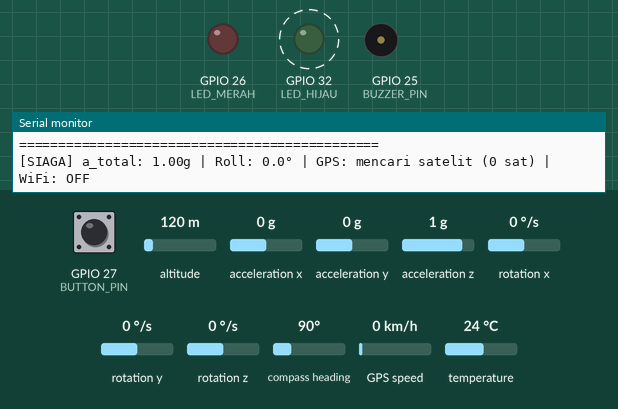
Simulated run of this sketch. Board: ESP32. On the bench: output pins drawn as LEDs (lit = HIGH), buzzer (waves = sounding), the last lines printed to the serial monitor. Dashed ring = blinking. Inputs (shaded band) come from the test bench; at power-on: acceleration z 1 g, GPIO 27 (BUTTON_PIN) HIGH, altitude 120 m, acceleration x 0 g, acceleration y 0 g, rotation x 0 °/s, rotation y 0 °/s, rotation z 0 °/s, compass heading 90°, GPS speed 0 km/h, temperature 24 °C. WiFi joins after 1.5 s; servers stay silent unless stated; the GPS gets a fix after 3 s at 37.7749, -122.4194 with 8 satellites; no MQTT or app messages arrive unless stated.

Above: at 1.2 s.
1.3 s: acceleration z set to 0.1 g
5.4 s: acceleration z set to -0.2 g
At 5.52 s:
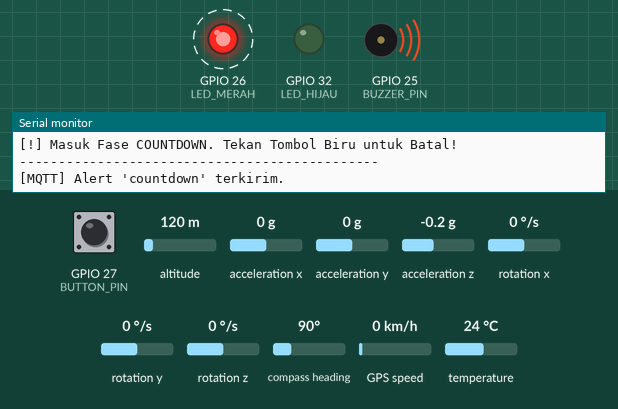
8.9 s: GPIO 27 (BUTTON_PIN) pulled LOW for 0.15 s
At 10.4 s:
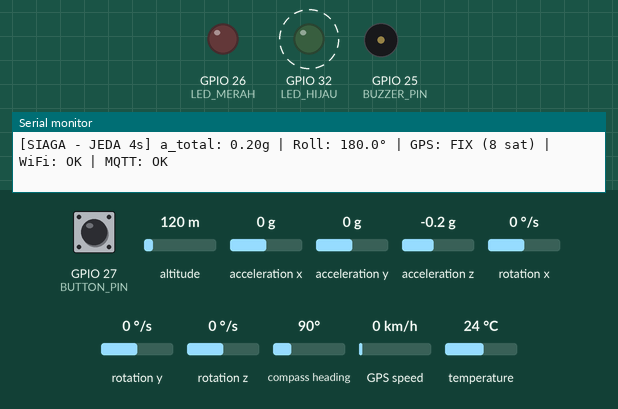
12.4 s: GPIO 27 (BUTTON_PIN) pulled LOW for 3.2 s
At 13.7 s:
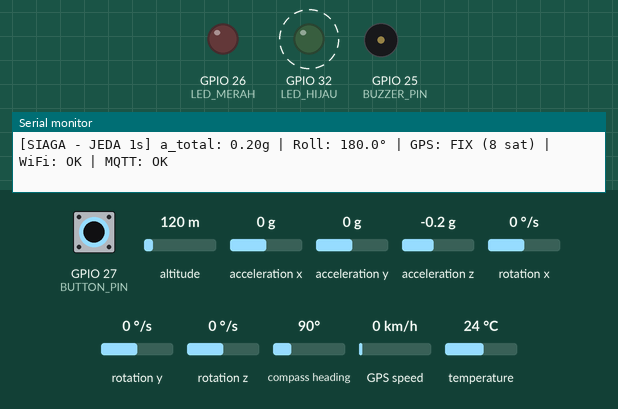
Timing chart, 0 to 18.1 s (numbered marks = the images above; inputs shaded):
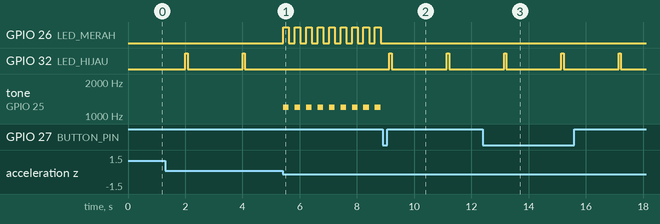

The sketch:

proyekaegis.ino
```cpp
#include <Wire.h>
#include <WiFi.h>
#include <PubSubClient.h>
#include <ArduinoJson.h>   // wajib versi 7.x
#include <Adafruit_MPU6050.h>
#include <Adafruit_Sensor.h>
#include <TinyGPS++.h>

// ======================= KONFIGURASI (EDIT BAGIAN INI) =======================
#define WIFI_SSID     "anderground"
#define WIFI_PASS     "psycheXXX"

#define MQTT_HOST     "192.168.137.1"   // IP laptop yang menjalankan Mosquitto
#define MQTT_PORT     1883

#define TOPIC_TELEMETRY "aegis/telemetry"
#define TOPIC_ALERT     "aegis/alert"
#define TOPIC_STATUS    "aegis/status"    // "online" / "offline" (via Last Will)
// =============================================================================

#define BUZZER_PIN   25
#define LED_MERAH    26
#define BUTTON_PIN   27
#define LED_HIJAU    32

// --- GPS u-blox NEO-6M (UART2 ESP32) ---
#define GPS_RX_PIN   16   // ESP32 RX2  <- TX modul GPS
#define GPS_TX_PIN   17   // ESP32 TX2  -> RX modul GPS
#define GPS_BAUD     9600

Adafruit_MPU6050 mpu;
TinyGPSPlus gps;
HardwareSerial gpsSerial(2);

WiFiClient wifiClient;
PubSubClient mqtt(wifiClient);

enum SystemState { SIAGA, COUNTDOWN, DARURAT };
SystemState currentState = SIAGA;

unsigned long countdownStartTime = 0;
const unsigned long COUNTDOWN_DURATION = 10000; // 10 detik

unsigned long lastPrintTime = 0;
unsigned long cancelGracePeriodUntil = 0;

// Variabel kedip alarm merah non-blocking
unsigned long lastBlinkTime = 0;
bool blinkState = false;

// Variabel LED Hijau Hemat Daya (Heartbeat Strobe)
unsigned long lastHeartbeat = 0;
const unsigned long HEARTBEAT_INTERVAL = 2000;
const unsigned long FLASH_DURATION = 80;

// Variabel pemantau GPS
unsigned long lastGpsWarn = 0;

// Variabel jaringan
const unsigned long TELEMETRY_INTERVAL = 1000;
const unsigned long MQTT_RETRY_INTERVAL = 5000;
unsigned long lastTelemetry = 0;
unsigned long lastMqttAttempt = 0;
bool wifiWasConnected = false;
char clientId[24];

// Alert darurat yang tertunda jika MQTT sedang putus
char pendingAlert[320];
bool hasPendingAlert = false;

// ------------------------------ Helper ---------------------------------------

const char* stateName() {
  switch (currentState) {
    case SIAGA:     return "SIAGA";
    case COUNTDOWN: return "COUNTDOWN";
    case DARURAT:   return "DARURAT";
  }
  return "?";
}

String gpsStatusText() {
  if (gps.charsProcessed() < 10) {
    return "GPS: tidak ada data (cek kabel TX/RX)";
  }
  if (!gps.location.isValid()) {
    return "GPS: mencari satelit (" + String(gps.satellites.isValid() ? gps.satellites.value() : 0) + " sat)";
  }
  return "GPS: FIX (" + String(gps.satellites.value()) + " sat)";
}

String netStatusText() {
  if (WiFi.status() != WL_CONNECTED) return "WiFi: OFF";
  if (!mqtt.connected()) return "WiFi: OK | MQTT: OFF";
  return "WiFi: OK | MQTT: OK";
}

// ------------------------------ MQTT -----------------------------------------

void connectMqtt() {
  Serial.printf("[MQTT] Menyambung ke %s:%d ...\n", MQTT_HOST, MQTT_PORT);
  // Last Will: jika ESP32 putus mendadak, broker menerbitkan "offline" (retained)
  bool ok = mqtt.connect(clientId, NULL, NULL, TOPIC_STATUS, 0, true, "offline");
  if (ok) {
    Serial.println("[MQTT] Terhubung.");
    mqtt.publish(TOPIC_STATUS, "online", true);

    if (hasPendingAlert) {
      if (mqtt.publish(TOPIC_ALERT, pendingAlert)) {
        Serial.println("[MQTT] Alert darurat tertunda berhasil dikirim.");
        hasPendingAlert = false;
      }
    }
  } else {
    Serial.printf("[MQTT] Gagal, rc=%d. Coba lagi dalam %lu detik.\n", mqtt.state(), MQTT_RETRY_INTERVAL / 1000);
  }
}

// Menjaga koneksi tanpa memblokir logika keselamatan
void maintainConnections() {
  bool wifiNow = (WiFi.status() == WL_CONNECTED);
  if (wifiNow && !wifiWasConnected) {
    Serial.printf("[WiFi] Terhubung. IP ESP32: %s\n", WiFi.localIP().toString().c_str());
  } else if (!wifiNow && wifiWasConnected) {
    Serial.println("[WiFi] Terputus. Mencoba menyambung ulang otomatis...");
  }
  wifiWasConnected = wifiNow;

  if (!wifiNow) return;

  // Jangan coba reconnect saat COUNTDOWN agar kedip alarm & tombol batal tidak tersendat
  if (!mqtt.connected() && currentState != COUNTDOWN &&
      millis() - lastMqttAttempt >= MQTT_RETRY_INTERVAL) {
    lastMqttAttempt = millis();
    connectMqtt();
  }
}

void publishTelemetry(float a_total, float roll) {
  if (!mqtt.connected()) return;

  JsonDocument doc;
  doc["a_total"] = round(a_total * 100.0) / 100.0;
  doc["roll"]    = round(roll * 10.0) / 10.0;
  doc["state"]   = stateName();
  doc["rssi"]    = WiFi.RSSI();
  doc["sat"]     = gps.satellites.isValid() ? gps.satellites.value() : 0;
  doc["fix"]     = gps.location.isValid();
  if (gps.location.isValid()) {
    doc["lat"] = gps.location.lat();
    doc["lng"] = gps.location.lng();
  }

  char buf[256];
  serializeJson(doc, buf, sizeof(buf));
  mqtt.publish(TOPIC_TELEMETRY, buf);
}

// event: "countdown" | "emergency" | "cancelled" | "reset"
void publishAlert(const char* event, float a_total, float roll) {
  JsonDocument doc;
  doc["event"]   = event;
  doc["a_total"] = round(a_total * 100.0) / 100.0;
  doc["roll"]    = round(roll * 10.0) / 10.0;
  doc["uptime_ms"] = millis();
  doc["fix"]     = gps.location.isValid();
  if (gps.location.isValid()) {
    doc["lat"] = gps.location.lat();
    doc["lng"] = gps.location.lng();
    char link[80];
    snprintf(link, sizeof(link), "https://maps.google.com/?q=%.6f,%.6f",
             gps.location.lat(), gps.location.lng());
    doc["maps"] = link;
  }

  char buf[320];
  serializeJson(doc, buf, sizeof(buf));

  if (mqtt.connected() && mqtt.publish(TOPIC_ALERT, buf)) {
    Serial.printf("[MQTT] Alert '%s' terkirim.\n", event);
  } else if (strcmp(event, "emergency") == 0) {
    // Alert darurat tidak boleh hilang: simpan dan kirim saat MQTT tersambung lagi
    strlcpy(pendingAlert, buf, sizeof(pendingAlert));
    hasPendingAlert = true;
    Serial.println("[MQTT] OFFLINE: alert darurat ditunda, dikirim begitu tersambung.");
  } else {
    Serial.printf("[MQTT] OFFLINE: alert '%s' dilewati.\n", event);
  }
}

// ------------------------------ Setup ----------------------------------------

void setup() {
  Serial.begin(115200);

  pinMode(BUZZER_PIN, OUTPUT);
  pinMode(LED_MERAH, OUTPUT);
  pinMode(LED_HIJAU, OUTPUT);
  pinMode(BUTTON_PIN, INPUT_PULLUP);

  digitalWrite(LED_HIJAU, LOW);
  digitalWrite(LED_MERAH, LOW);
  noTone(BUZZER_PIN);

  // GPS NEO-6M
  gpsSerial.setRxBufferSize(1024);
  gpsSerial.begin(GPS_BAUD, SERIAL_8N1, GPS_RX_PIN, GPS_TX_PIN);
  Serial.println("[OK] UART2 GPS NEO-6M dimulai (9600 baud).");

  // MPU6050
  Wire.begin(21, 22);
  if (!mpu.begin()) {
    Serial.println("[ERROR] Sensor MPU6050 tidak terdeteksi!");
  } else {
    Serial.println("[OK] Sensor MPU6050 Terhubung!");
    mpu.setAccelerometerRange(MPU6050_RANGE_16_G);
  }

  // WiFi (non-blocking: sistem keselamatan tetap jalan walau WiFi belum siap)
  snprintf(clientId, sizeof(clientId), "aegis-%06X", (uint32_t)(ESP.getEfuseMac() & 0xFFFFFF));
  WiFi.mode(WIFI_STA);
  WiFi.setAutoReconnect(true);
  WiFi.persistent(false);
  WiFi.begin(WIFI_SSID, WIFI_PASS);
  Serial.printf("[WiFi] Menyambung ke '%s' di latar belakang...\n", WIFI_SSID);

  // MQTT
  mqtt.setServer(MQTT_HOST, MQTT_PORT);
  mqtt.setBufferSize(512);
  mqtt.setSocketTimeout(2);
  mqtt.setKeepAlive(15);

  Serial.println("\n==============================================");
  Serial.println("  SISTEM AEGIS - MODE HEMAT DAYA + MQTT       ");
  Serial.println("==============================================");
}

// ------------------------------ Loop -----------------------------------------

void loop() {
  // Baca data NMEA dari GPS
  while (gpsSerial.available() > 0) {
    gps.encode(gpsSerial.read());
  }

  if (millis() > 5000 && gps.charsProcessed() < 10 && millis() - lastGpsWarn >= 5000) {
    lastGpsWarn = millis();
    Serial.println("[WARNING] Tidak ada data dari GPS. Periksa wiring: TX GPS -> GPIO16, RX GPS -> GPIO17, VCC, GND.");
  }

  // Jaringan
  maintainConnections();
  mqtt.loop();

  // Baca MPU6050
  sensors_event_t a, g, temp;
  mpu.getEvent(&a, &g, &temp);

  float ax_g = a.acceleration.x / 9.80665;
  float ay_g = a.acceleration.y / 9.80665;
  float az_g = a.acceleration.z / 9.80665;
  float a_total = sqrt(pow(ax_g, 2) + pow(ay_g, 2) + pow(az_g, 2));
  float roll = atan2(ay_g, az_g) * 180.0 / PI;

  bool buttonPressed = (digitalRead(BUTTON_PIN) == LOW);

  // Kirim telemetri ke Node-RED tiap 1 detik (di semua state)
  if (millis() - lastTelemetry >= TELEMETRY_INTERVAL) {
    lastTelemetry = millis();
    publishTelemetry(a_total, roll);
  }

  switch (currentState) {
    case SIAGA:
      if (millis() - lastHeartbeat >= HEARTBEAT_INTERVAL) {
        lastHeartbeat = millis();
        digitalWrite(LED_HIJAU, HIGH);
      } else if (millis() - lastHeartbeat >= FLASH_DURATION) {
        digitalWrite(LED_HIJAU, LOW);
      }

      digitalWrite(LED_MERAH, LOW);
      noTone(BUZZER_PIN);

      if (millis() - lastPrintTime >= 1000) {
        lastPrintTime = millis();
        String gpsInfo = gpsStatusText();
        String netInfo = netStatusText();
        if (millis() < cancelGracePeriodUntil) {
          int sisa = (cancelGracePeriodUntil - millis()) / 1000 + 1;
          Serial.printf("[SIAGA - JEDA %ds] a_total: %.2fg | Roll: %.1f° | %s | %s\n",
                        sisa, a_total, roll, gpsInfo.c_str(), netInfo.c_str());
        } else {
          Serial.printf("[SIAGA] a_total: %.2fg | Roll: %.1f° | %s | %s\n",
                        a_total, roll, gpsInfo.c_str(), netInfo.c_str());
        }
      }

      if (millis() >= cancelGracePeriodUntil) {
        if (a_total >= 3.0 || fabs(roll) > 60.0) {
          Serial.println("\n----------------------------------------------");
          Serial.println("[!] BENTURAN / MOTOR REBAH TERDETEKSI!");
          Serial.printf("[!] a_total: %.2fg | Roll: %.1f deg\n", a_total, roll);
          Serial.println("[!] Masuk Fase COUNTDOWN. Tekan Tombol Biru untuk Batal!");
          Serial.println("----------------------------------------------");
          currentState = COUNTDOWN;
          countdownStartTime = millis();
          digitalWrite(LED_HIJAU, LOW);
          publishAlert("countdown", a_total, roll);
        }
      }
      break;

    case COUNTDOWN:
      digitalWrite(LED_HIJAU, LOW);

      if (buttonPressed) {
        Serial.println("\n==============================================");
        Serial.println(">>> [BATAL] TOMBOL PEMBATAL BERHASIL DITEKAN! <<<");
        Serial.println(">>> Sistem langsung kembali ke SIAGA.");
        Serial.println("==============================================\n");

        noTone(BUZZER_PIN);
        digitalWrite(LED_MERAH, LOW);

        currentState = SIAGA;
        cancelGracePeriodUntil = millis() + 5000;
        publishAlert("cancelled", a_total, roll);
        delay(200);
        return;
      }

      if (millis() - lastBlinkTime >= 200) {
        lastBlinkTime = millis();
        blinkState = !blinkState;
        digitalWrite(LED_MERAH, blinkState);
        if (blinkState) {
          tone(BUZZER_PIN, 1200);
        } else {
          noTone(BUZZER_PIN);
        }
      }

      if (millis() - countdownStartTime >= COUNTDOWN_DURATION) {
        Serial.println("\n==============================================");
        Serial.println("[DARURAT] WAKTU HABIS! Bantuan Tidak Dibatalkan.");
        Serial.println("[DARURAT] Mengirimkan Sinyal SOS ke Node-RED via MQTT...");
        if (gps.location.isValid()) {
          Serial.printf("[DARURAT] Koordinat TKP : Lat %.6f, Lng %.6f\n", gps.location.lat(), gps.location.lng());
          Serial.printf("[DARURAT] Link Maps: https://maps.google.com/?q=%.6f,%.6f\n", gps.location.lat(), gps.location.lng());
          Serial.printf("[DARURAT] Usia data GPS: %lu ms | Satelit: %u\n", gps.location.age(), gps.satellites.value());
        } else {
          Serial.println("[DARURAT] Koordinat belum tersedia (GPS belum fix).");
        }
        Serial.println("==============================================\n");
        currentState = DARURAT;
        publishAlert("emergency", a_total, roll);
      }
      break;

    case DARURAT:
      tone(BUZZER_PIN, 1000);
      digitalWrite(LED_MERAH, HIGH);
      digitalWrite(LED_HIJAU, LOW);

      if (buttonPressed) {
        Serial.println("\n[RESET] Sistem di-reset manual kembali ke SIAGA.");
        noTone(BUZZER_PIN);
        digitalWrite(LED_MERAH, LOW);
        cancelGracePeriodUntil = millis() + 5000;
        currentState = SIAGA;
        publishAlert("reset", a_total, roll);
        delay(300);
      }
      break;
  }
}
```

Measured:
- the behaviour switches between 0 and -0.1 g on acceleration z (found by bisection; images 0 and 1)
- after the input at 5.4 s, GPIO 26 (LED_MERAH): alternates HIGH for 0.20 s and LOW for 0.20 s, starting at once; GPIO 32 (LED_HIJAU): stops changing and stays LOW; tone on GPIO 25 (BUZZER_PIN): alternates 1200 Hz for 0.20 s and silent for 0.20 s, starting at once
- after the input at 8.9 s, GPIO 26 (LED_MERAH): stops changing and stays LOW; GPIO 32 (LED_HIJAU): alternates HIGH for 0.08 s and LOW for 1.9 s, starting after 0.23 s; tone on GPIO 25 (BUZZER_PIN): stops changing and stays silent
- after the input at 12.4 s, GPIO 26 (LED_MERAH): stops changing and stays LOW; tone on GPIO 25 (BUZZER_PIN): stops changing and stays silent
- by itself, GPIO 32 (LED_HIJAU): alternates HIGH for 0.08 s and LOW for 1.9 s
